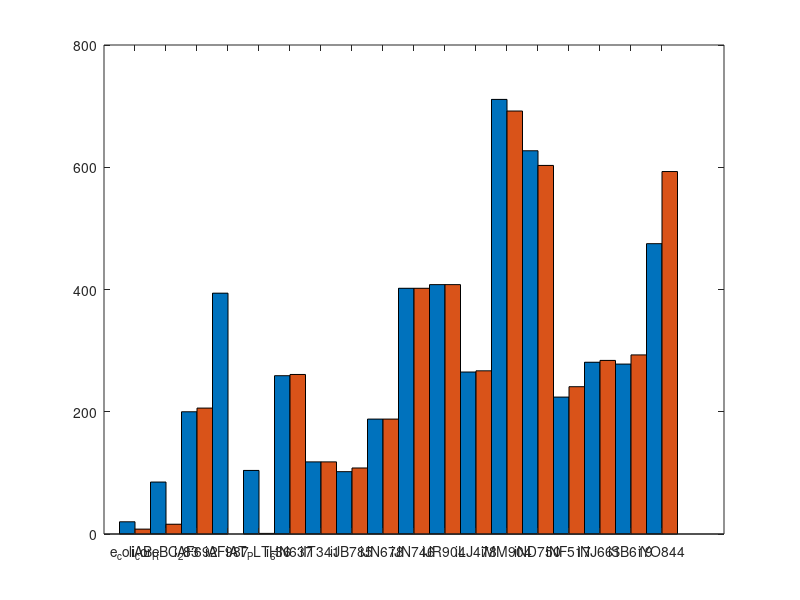

This chart was generated by the following MATLAB code: (Note: this script raises an error after producing the figure.)
modelName = {'e_coli_core'; 'iAB_RBC_283'; 'iAF692'; 'iAF987'; 'iAT_PLT_636'; 'iHN637'; 'iIT341'; 'iJB785'; 'iJN678'; 'iJN746'; 'iJR904'; 'iLJ478'; 'iMM904'; 'iND750'; 'iNF517'; 'iNJ661'; 'iSB619'; 'iYO844'};
mongoose_rxn = [20 85 200 394 104 259 118 102 188 402 408 265 711 627 224 281 278 475]';
cobra_rnx = [8 16 206 0 1 261 118 108 188 402 408 267 692 603 241 284 293 593]';
mongoose_time = [0.0426 0.2293 0.2799 0.62624 0.67245 0.3962 0.1650 0.3347 0.2805 0.4052 0.3831 0.2720 0.8774 0.5615 0.2423 0.5175 0.2473 0.6027]';
cobra_time = [0.388 1.9588 4.0372 -1 32.5235 4.4419 4.0329 6.7253 6.1357 10.957 12.25 3.2196 43.9767 22.0524 4.3166 10.5136 4.0554 16.402]';

%%% Small models: number of blocked reactions
% plot
figure
bar(1:18, [mongoose_rxn cobra_rnx], 1);
% bar labels
xticks(1:18);
xticklabels(modelName);
ax = gca;
ax.XTickLabelRotation = -45;
%chart labels
ylabel('No. of blocked reactions');
%legend and title
legend('Mongoose', 'Cobra');

%%% Small models: time cost
% plot
figure
bar(1:18, [mongoose_time cobra_time], 1);
% bar labels
xticks(1:18);
xticklabels(modelName);
ax = gca;
ax.XTickLabelRotation = -45;
%chart labels
ylabel('Analysis Time(s)');
%legend and title
legend('Mongoose', 'Cobra')

label = {'iMM904', 'iND750'};
%%% Yeast model: number of blocked reactions
mongoose_rxnvalue = [711 627]';
cobra_rxnvalue = [692 603]';
% plot
figure
bar(1:2, [mongoose_rxnvalue cobra_rxnvalue], 1);
% bar labels
xticks(1:2);
xticklabels(label);
% labels
ylabel('# Blocked reactions, larger the better');
% lengend and title
legend('Mongoose', 'Cobra');
title('Yeast Model - # Blocked Reactions');

%%% Yeast model: time cost
mongoose_timevalue = [0.8774 0.5615]';
cobra_timevalue = [43.9767 22.0524]';
% plot
figure
bar(1:2, [mongoose_timevalue cobra_timevalue], 1);
% bar labels
xticks(1:2);
xticklabels(label);
% labels
ylabel('Analysis Time(s), smaller the better');
% lengend and title
legend('Mongoose', 'Cobra');
title('Yeast Model - Analysis Time');